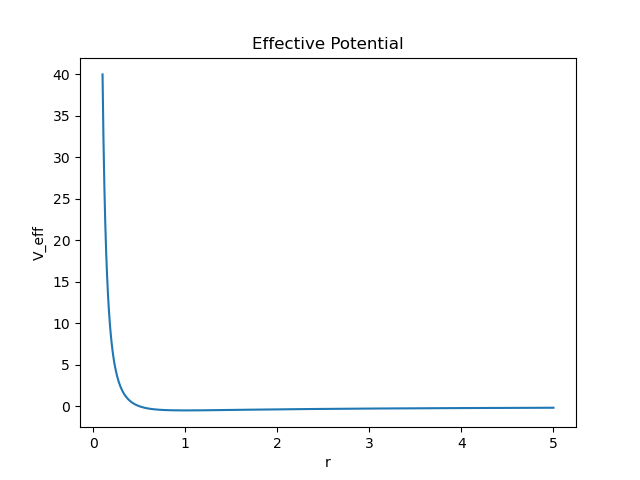

This figure's Python source:
import numpy as np
import matplotlib.pyplot as plt

G = 1
M = 1
mu = 1
h = 1

r = np.linspace(0.1,5,500)
Veff = -G*M/r + h**2/(2*mu*r**2)

plt.figure()
plt.plot(r,Veff)
plt.xlabel("r")
plt.ylabel("V_eff")
plt.title("Effective Potential")
plt.savefig("effective_potential.png")
plt.show()
